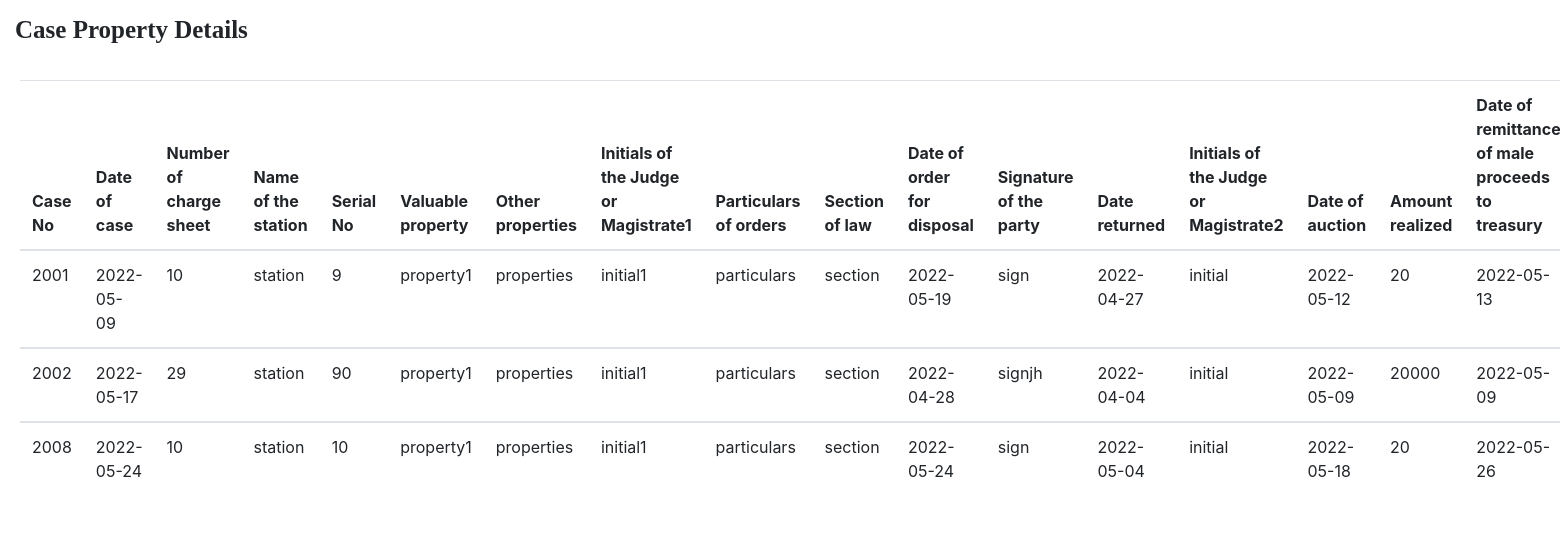
Page /case_property_display.php on the committed database.
### tables this page shows
CREATE TABLE `case_property` (
  `Case_No` int(50) NOT NULL,
  `Date_of_case` date NOT NULL,
  `Number_of_charge_sheet` int(50) NOT NULL,
  `Name_of_the_station` varchar(50) NOT NULL,
  `Serial_No` int(50) NOT NULL,
  `Valuable_property` varchar(50) NOT NULL,
  `Other_properties` varchar(80) NOT NULL,
  `Initials_of_the_Judge_or_Magistrate1` varchar(50) NOT NULL,
  `Particulars_of_orders` varchar(50) NOT NULL,
  `Section_of_law` varchar(50) NOT NULL,
  `Date_of_order_for_disposal` date NOT NULL,
  `Signature_of_the_party` varchar(50) NOT NULL,
  `Date_returned` date NOT NULL,
  `Initials_of_the_Judge_or_Magistrate2` varchar(50) NOT NULL,
  `Date_of_auction` date NOT NULL,
  `Amount_realized` int(11) NOT NULL,
  `Date_of_remittance_of_male_proceeds_to_treasury` date NOT NULL,
  `Initials_of_the_Judge_or_Magistrate3` varchar(50) NOT NULL,
  `Remarks_or_Inspecting_Officers_(if_any)` varchar(50) NOT NULL
);

### case_property_display.php (the view, shortened to what this page needs)
<?php
require_once "db.php";
$query = "SELECT * FROM case_property";
$result = mysqli_query($conn, $query);
?>
<!DOCTYPE html>
<html lang="en">
<head>
  <link rel="stylesheet" href="https://cdn.jsdelivr.net/npm/bootstrap@4.6.1/dist/css/bootstrap.min.css">
</head>
<body>
 <h2>Case Property Details</h2>
<div class="container">
  <table class="table table-hover">
    <thead>
  <tr>
<th>Case No</th>
<th>Date of case</th>
<th>Number of charge sheet</th>
<th>Name of the station</th>
<th>Serial No</th>
<th>Valuable property</th>
<th>Other properties</th>
<th>Initials of the Judge or Magistrate1</th>
<th>Particulars of orders</th>
<th>Section of law</th>
<th>Date of order for disposal</th>
<th>Signature of the party</th>
<th>Date returned</th>
<th>Initials of the Judge or Magistrate2</th>
<th>Date of auction</th>
<th>Amount realized</th>
<th>Date of remittance of male proceeds to treasury</th>
</tr>
   </thead>
<?php
if (mysqli_num_rows($result) > 0) {
  $sn=1;
  while($data = mysqli_fetch_assoc($result)) {
 ?>
  <tbody>
 <tr>
<td><?php echo $data['Case_No']; ?> </td>
<td><?php echo $data['Date_of_case']; ?> </td>
<td><?php echo $data['Number_of_charge_sheet']; ?> </td>
<td><?php echo $data['Name_of_the_station']; ?> </td>
<td><?php echo $data['Serial_No']; ?> </td>
<td><?php echo $data['Valuable_property']; ?> </td>
<td><?php echo $data['Other_properties']; ?> </td>
<td><?php echo $data['Initials_of_the_Judge_or_Magistrate1']; ?> </td>
<td><?php echo $data['Particulars_of_orders']; ?> </td>
<td><?php echo $data['Section_of_law']; ?> </td>
<td><?php echo $data['Date_of_order_for_disposal']; ?> </td>
<td><?php echo $data['Signature_of_the_party']; ?> </td>
<td><?php echo $data['Date_returned']; ?> </td>
<td><?php echo $data['Initials_of_the_Judge_or_Magistrate2']; ?> </td>
<td><?php echo $data['Date_of_auction']; ?> </td>
<td><?php echo $data['Amount_realized']; ?> </td>
<td><?php echo $data['Date_of_remittance_of_male_proceeds_to_treasury']; ?> </td>
 </tr>
 </tbody>
 </div>
 <?php
  $sn++;}} else { ?>
    <tr>
     <td colspan="8">No data found</td>
    </tr>
 <?php } ?>
 </body>
 </html>

### case_property_display.php (style rules this page uses)
* { box-sizing: border-box; }
.container { margin-top: 25px; border-radius: 10px; background-color: white; padding: 10px 10px; margin-left:10px; }
h2 { margin-top:15px; margin-left:15px; font-family: Georgia, serif; font-size:25px; font-weight:bolder; }

### rows in the picture
case_property: Case_No "2001", Date_of_case "2022-05-09", Number_of_charge_sheet "10", Name_of_the_station "station", Serial_No "9", Valuable_property "property1", Other_properties "properties", Initials_of_the_Judge_or_Magistrate1 "initial1", Particulars_of_orders "particulars", Section_of_law "section", Date_of_order_for_disposal "2022-05-19", Signature_of_the_party "sign", Date_returned "2022-04-27", Initials_of_the_Judge_or_Magistrate2 "initial", Date_of_auction "2022-05-12", Amount_realized "20", Date_of_remittance_of_male_proceeds_to_treasury "2022-05-13"
case_property: Case_No "2002", Date_of_case "2022-05-17", Number_of_charge_sheet "29", Name_of_the_station "station", Serial_No "90", Valuable_property "property1", Other_properties "properties", Initials_of_the_Judge_or_Magistrate1 "initial1", Particulars_of_orders "particulars", Section_of_law "section", Date_of_order_for_disposal "2022-04-28", Signature_of_the_party "signjh", Date_returned "2022-04-04", Initials_of_the_Judge_or_Magistrate2 "initial", Date_of_auction "2022-05-09", Amount_realized "20000", Date_of_remittance_of_male_proceeds_to_treasury "2022-05-09"
case_property: Case_No "2008", Date_of_case "2022-05-24", Number_of_charge_sheet "10", Name_of_the_station "station", Serial_No "10", Valuable_property "property1", Other_properties "properties", Initials_of_the_Judge_or_Magistrate1 "initial1", Particulars_of_orders "particulars", Section_of_law "section", Date_of_order_for_disposal "2022-05-24", Signature_of_the_party "sign", Date_returned "2022-05-04", Initials_of_the_Judge_or_Magistrate2 "initial", Date_of_auction "2022-05-18", Amount_realized "20", Date_of_remittance_of_male_proceeds_to_treasury "2022-05-26"
